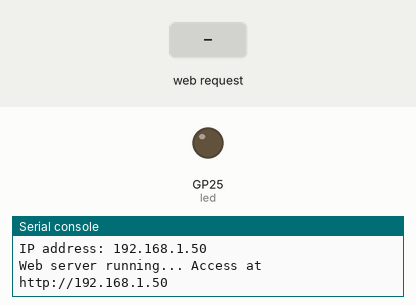
This program was run on a simulated Raspberry Pi Pico running MicroPython. On the bench: output pins drawn as LEDs (lit = HIGH), the last lines printed to the serial console. The inputs (shaded band) are chosen by the test bench. WiFi joins after 1.5 s.

Above: at 3.2 s.
3.3 s: HTTP request GET /?led=on received
At 4.0 s:
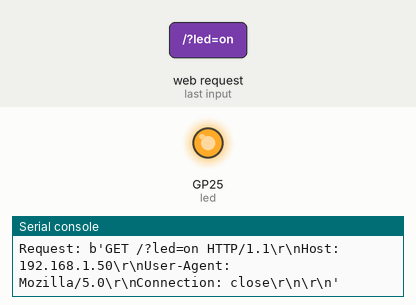
4.8 s: HTTP request GET /?led=off received
At 5.1 s:
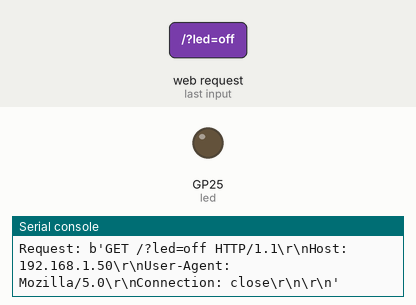
Timing chart, 0 to 7.8 s (numbered marks = the images above; inputs shaded):
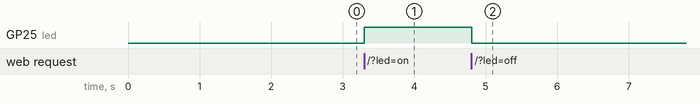

Measured:
- after the input at 3.3 s, GP25 (led): LOW → HIGH at once
- after the input at 4.8 s, GP25 (led): HIGH → LOW at once

The program:

main_Wifi_LED_Control.py
```python
import network
import socket
import machine
import time

# Replace these with your WiFi credentials
ssid = ''
password = ''

# Connect to WiFi
wlan = network.WLAN(network.STA_IF)
wlan.active(True)
wlan.connect(ssid, password)

print("Connecting to WiFi...", end="")
while not wlan.isconnected():
    print(".", end="")
    time.sleep(1)
print("\nConnected!")
print("IP address:", wlan.ifconfig()[0])

# Set up LED (using onboard LED as example)
led = machine.Pin("LED", machine.Pin.OUT)

# HTML page template
html = """
<!DOCTYPE html>
<html>
    <head> <title>Pico W LED Control</title> </head>
    <body>
        <h1>Pico W LED Control</h1>
        <p>LED is currently: {}</p>
        <form action="/" method="get">
            <button name="led" value="on" type="submit">Turn ON</button>
            <button name="led" value="off" type="submit">Turn OFF</button>
        </form>
    </body>
</html>
"""

# Start the web server
addr = socket.getaddrinfo('0.0.0.0', 80)[0][-1]
server = socket.socket()
server.bind(addr)
server.listen(1)

print("Web server running... Access at http://{}".format(wlan.ifconfig()[0]))

while True:
    client, addr = server.accept()
    print("Client connected from", addr)
    request = client.recv(1024)
    request = str(request)
    print("Request:", request)

    # Parse request
    led_on = "LED is OFF"
    if '/?led=on' in request:
        led.value(1)
        led_on = "LED is ON"
    elif '/?led=off' in request:
        led.value(0)
        led_on = "LED is OFF"

    response = html.format(led_on)
    client.send('HTTP/1.1 200 OK\n')
    client.send('Content-Type: text/html\n')
    client.send('Connection: close\n\n')
    client.sendall(response)
    client.close()
```
